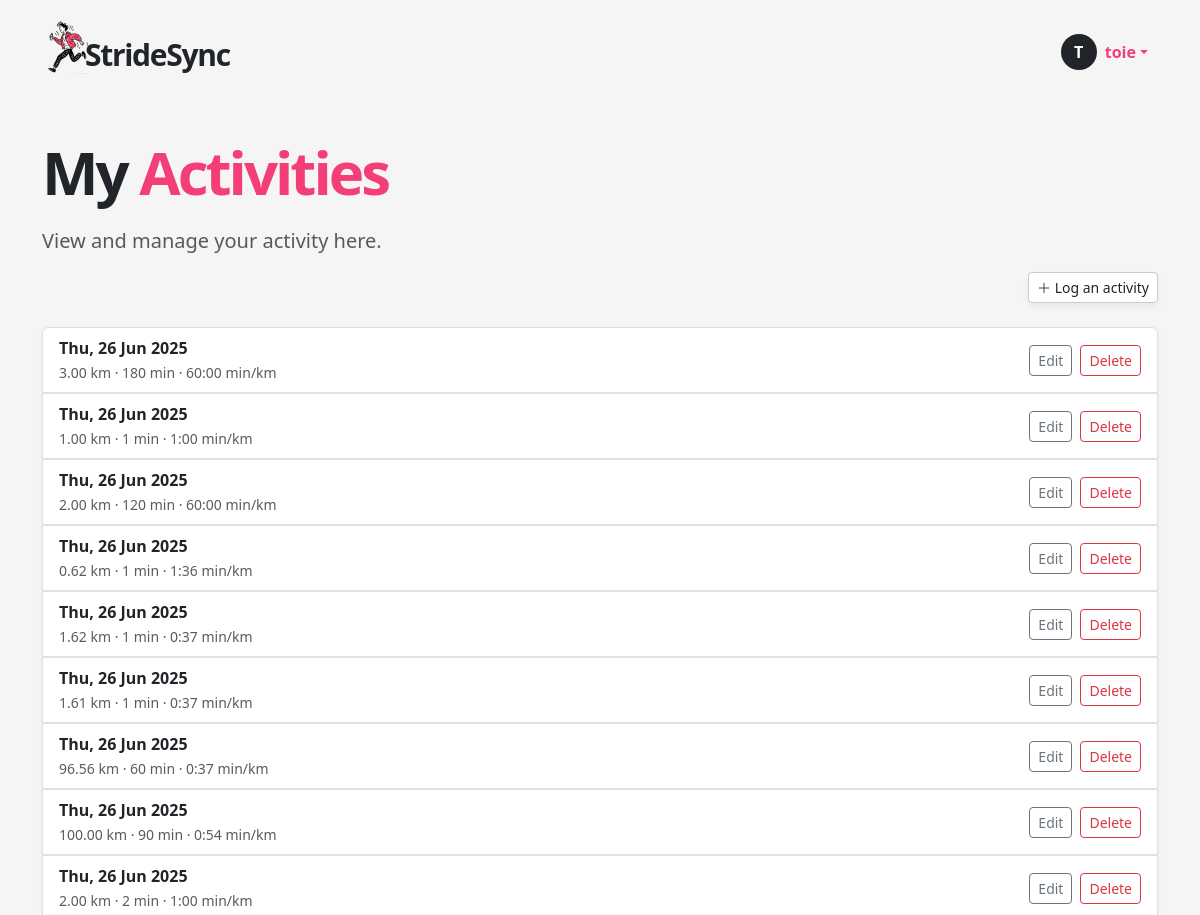
Before: /my-activities (signed in, upper part) with the older database file.
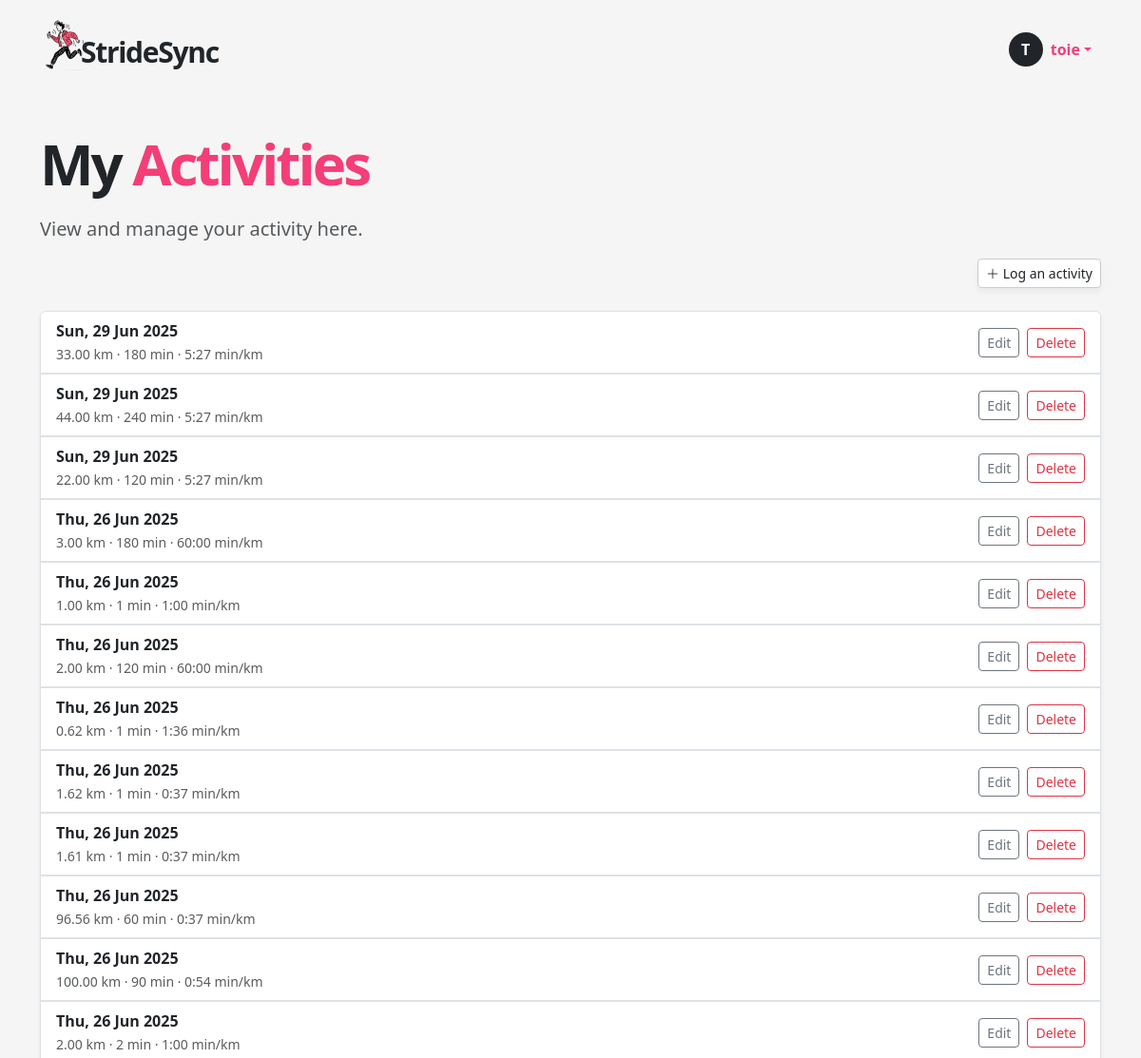
After: the same page with the newer database file.
### app/models.py (models this page shows, shortened)
class Run(db.Model):
    __tablename__ = "runs"
    id = sa.Column(sa.Integer, primary_key=True)
    date = sa.Column(sa.DateTime(timezone=True), index=True)
    distance = sa.Column(Numeric(precision=8, scale=2))  # replaces sa.Integer
    time = sa.Column(sa.Integer)      # seconds (duration)
    pace = sa.Column(sa.Integer)      # seconds per km
    user_id = sa.Column(sa.Integer, sa.ForeignKey("users.id"), index=True)
    user = so.relationship("User", back_populates="runs")
    groups = so.relationship("Group", secondary=run_groups, back_populates="runs")

### app/routes.py (the view)
@app.route('/my-activities')
@login_required
def my_activities():
    runs = db.session.scalars(
        sa.select(Run).where(Run.user_id == current_user.id).order_by(Run.date.desc())
    ).all()
    form = LogActivityForm()
    form.groups.choices = [(g.id, g.name) for g in current_user.groups]
    edit_form = EditRunForm()
    edit_form.groups.choices = [(g.id, g.name) for g in current_user.groups]
    delete_form = DeleteRunForm()
    return render_template(
        "my_activities.html",
        runs=runs,
        form=form,
        edit_form=edit_form,
        delete_form=delete_form,
        user=current_user
    )

### app/models.py (called while the page is built)
@login.user_loader
def load_user(id):
    return db.session.get(User, int(id))

### app/templates/my_activities.html (shortened to what this page needs)
{% extends "base.html" %}
{% block content %}
<section class="py-5">
  <div class="container">
    <h1 class="display-4 fw-bold mb-4 hero-title">My <span>Activities</span></h1>
    <p class="lead text-muted ">View and manage your activity here.</p>
    <div class="mb-4 justify-content-end d-flex">
      <a href="#" class="btn btn-soft btn-sm" data-bs-toggle="modal" data-bs-target="#logActivityModal">
          <i class="bi bi-plus-lg"></i> Log an activity
        </a>
    </div>
    {% if runs %}
    <div class="list-group shadow-sm">
      {% for run in runs %}
        <div class="list-group-item d-flex justify-content-between align-items-center">
          <div>
            <strong>{{ run.date.strftime('%a, %d %b %Y') }}</strong><br>
            <small class="text-muted">
              {{ run.distance }} km · {{ run.time // 60 }} min ·
              {{ "%d:%02d" % (run.pace // 60, run.pace % 60) }} min/km
            </small>
          </div>
          <div class="d-flex gap-2">
            <button class="btn btn-sm btn-outline-secondary" data-bs-toggle="modal" data-bs-target="#editRunModal{{ run.id }}">Edit</button>
            <button class="btn btn-sm btn-outline-danger" data-bs-toggle="modal" data-bs-target="#deleteRunModal{{ run.id }}">Delete</button>
          </div>
        </div>
                    {% set selected_group_ids = run.groups | map(attribute='id') | list %}
      {% endfor %}
    </div>
    {% else %}
      <p class="text-muted">No runs logged yet. Start by adding a new one.</p>
    {% endif %}
  </div>
</section>
{% endblock %}

Changed rows visible on the page:
added Run: date "Sun, 29 Jun 2025", distance "33.00", time "180", pace "5:27"
added Run: date "Sun, 29 Jun 2025", distance "44.00", time "240", pace "5:27"
added Run: date "Sun, 29 Jun 2025", distance "22.00", time "120", pace "5:27"
